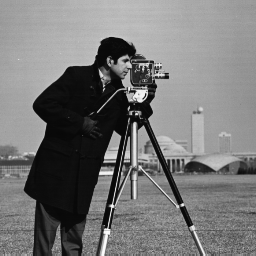
%> input picture data/simulation/cameraman.bmp, 256 x 256 px
$ octave demo_sim_fast.m   (GNU Octave 9; MATLAB toolbox functions it lacks are replaced by stand-ins)
%> lines starting %> are read from the running program, lines starting %| are printed output that depends on the picture
% ========================================================================
% Introduction
% ========================================================================
% This code provides a simple demonstration of lensless on-chip holographic
% imaging using the pixel super-resolution phase retrieval algorithms.
%
% For implementation details, please refer to our papers:
%
%     - Yunhui Gao and Liangcai Cao, "Generalized optimization framework
%       for pixel super-resolution imaging in digital holography,"
%       Optics Express 29, 28805-28823 (2021). [DOI: 10.1364/OE.434449]
%
%     - Yunhui Gao, Feng Yang, and Liangcai Cao, "Pixel Super-Resolution
%       Phase Retrieval for Lensless On-Chip Microscopy via Accelerated
%       Wirtinger Flow," Cells 11, 1999 (2022). [DOI: 10.3390/cells11131999]
%
% For any further questions, please feel free to contact me:
%       Yunhui Gao (gyh21@mails.tsinghua.edu.cn)
% =========================================================================

%%
% =========================================================================
% Data generation
% =========================================================================
clear;clc;
close all;

% load functions
addpath(genpath('./utils'))
addpath(genpath('../src'))

% set parameters
sig = 4;    % down-sampling ratio
m = 256;    % sensor resolution: m x m
n = m*sig;  % sample resolution: n x n
K = 8;      % number of diversity measurements

% load test images
img1 = imresize(im2double(imread('../data/simulation/cameraman.bmp')),[n,n]);
%> img1: size 1024x1024 double; min -0.0366, max 1.02, mean 0.466
img2 = imresize(im2double(imread('../data/simulation/peppers.bmp')),  [n,n]);
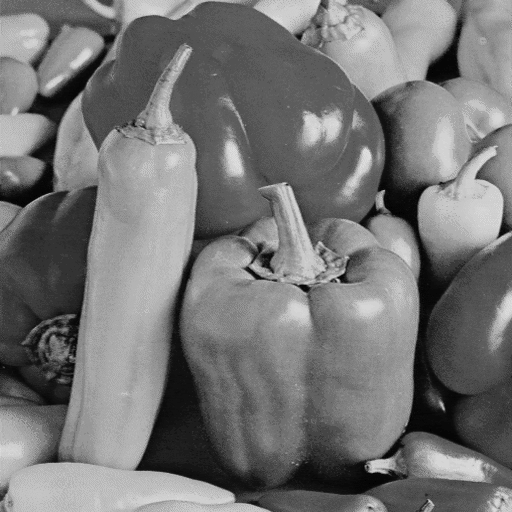
%> input picture data/simulation/peppers.bmp, 512 x 512 px
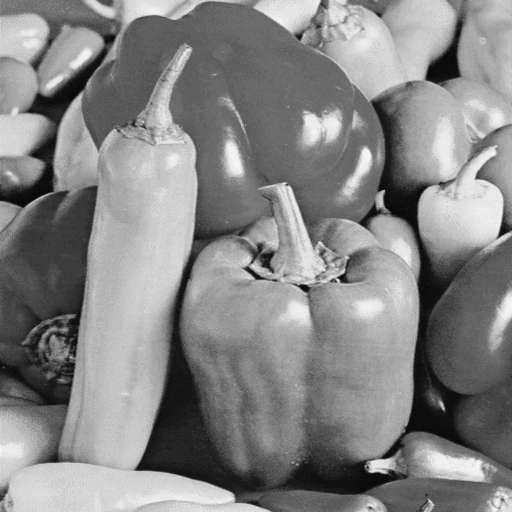
%> img2: size 1024x1024 double (shown at 1/2 size); min -0.0164, max 0.892, mean 0.458; drawn with min black and max white

% sample
x = (0.8*img1+0.2).*exp(1i*pi/2*(img2));

% physical parameters
params.pxsize = 5e-3;                   % pixel size (mm)
params.wavlen = 0.5e-3;                 % wavelength (mm)
params.method = 'Angular Spectrum';     % numerical method
params.dist   = 5;                      % imaging distance (mm)

% zero-pad the object to avoid convolution artifacts
kernelsize = params.dist*params.wavlen/params.pxsize/2; % diffraction kernel size
nullpixels = ceil(kernelsize / params.pxsize);          % number of padding pixels
x = zeropad(x,nullpixels);                              % zero-padded sample

% pre-calculate the transfer functions for diffraction modeling
H_f = fftshift(transfunc(size(x,2),size(x,1), params.dist,params.pxsize,params.wavlen,params.method)); % forward propagation
%> in transfunc, `KX(ind) = 0`:
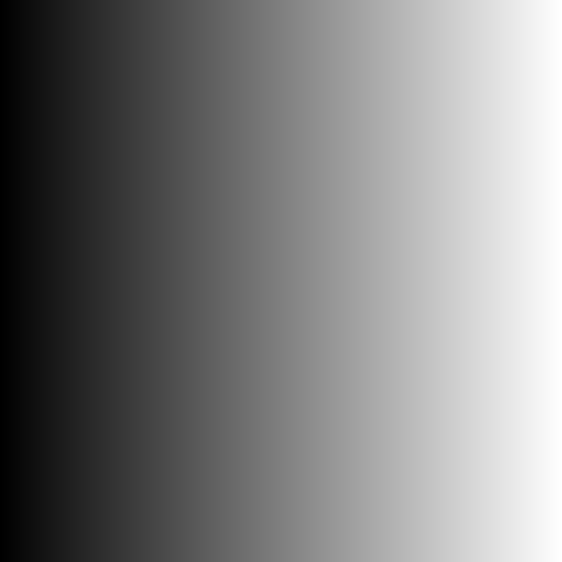
%> KX: size 1124x1124 double (shown at 1/2 size); min -628.3, max 627.2, mean -0.6; drawn with min black and max white
%> in transfunc, `KY(ind) = 0`:
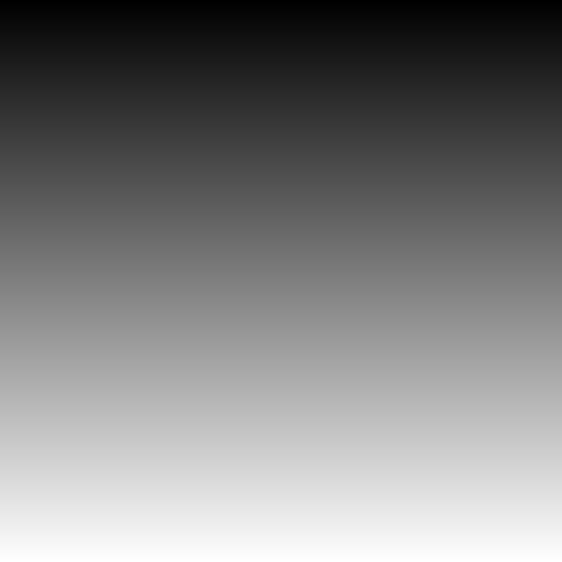
%> KY: size 1124x1124 double (shown at 1/2 size); min -628.3, max 627.2, mean -0.6; mean of the top-left, top-right, bottom-left and bottom-right quarters -314.7, -314.7, 313.6, 313.6; drawn with min black and max white
H_b = fftshift(transfunc(size(x,2),size(x,1),-params.dist,params.pxsize,params.wavlen,params.method)); % backward propagation

% generate modulation patterns
mask = NaN([size(x),K]);
ptsize = sig*1;     % feature size of the modulation patterns
for k = 1:K
    pattern = imresize(rand(size(x)/ptsize),size(x),'bicubic');
    mask(:,:,k) = exp(1i*pi*pattern);
end

% forward model
M  = @(x,k) x.*mask(:,:,k);             % mask modulation
MH = @(x,k) x.*conj(mask(:,:,k));       % Hermitian of M: conjugate mask modulation
H  = @(x,k) ifft2(fft2(x).*H_f);        % forward propagation
HH = @(x,k) ifft2(fft2(x).*H_b);        % Hermitian of H: backward propagation
C  = @(x) imgcrop(x,nullpixels);        % image cropping operation (to model the finite size of the sensor area)
CT = @(x) zeropad(x,nullpixels);        % transpose of C: zero-padding operation
A  = @(x,k) C(H(M(x,k)));               % overall sampling operation
AH = @(x,k) MH(HH(CT(x)),k);            % Hermitian of A

% generate data
rng(0)              % random seed, for reproducibility
noisevar = 0.01;    % noise level
y = NaN(m,m,K);
for k = 1:K
    u = A(x,k);
    y(:,:,k) = max(Sf(abs(u).^2,sig).*(1+noisevar*randn(m,m)),0);    % Gaussian noise
end
%> this loop made 8 passes
%> pass 1, in Sf, `u = u(1:sig:end,1:sig:end);`:
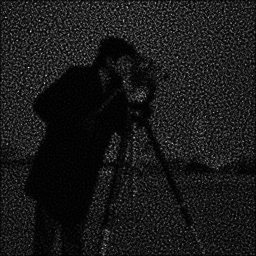
%> u: size 256x256 double; min 0.0413, max 56.48, mean 5.8; drawn with min black and max white

% display measurement
figure
set(gcf,'unit','normalized','position',[0.15,0.3,0.7,0.4])
subplot(1,3,1),imshow(abs(x),[]);colorbar;
%> after `imshow(abs(x),[])`:
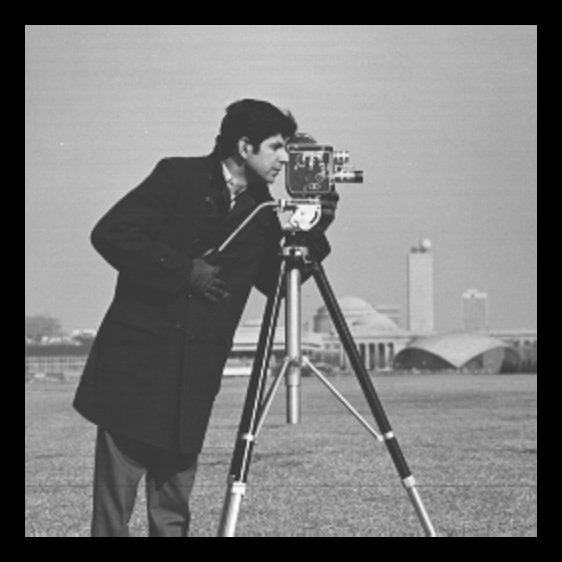
%> displayed picture: size 1124x1124, on the screen's scale of 0 to 255 (shown at 1/2 size); min 0, max 255, mean 119.4
title('Amplitude of the object','interpreter','latex','fontsize',12)
subplot(1,3,2),imshow(angle(x),[]);colorbar;
%> after `imshow(angle(x),[])`:
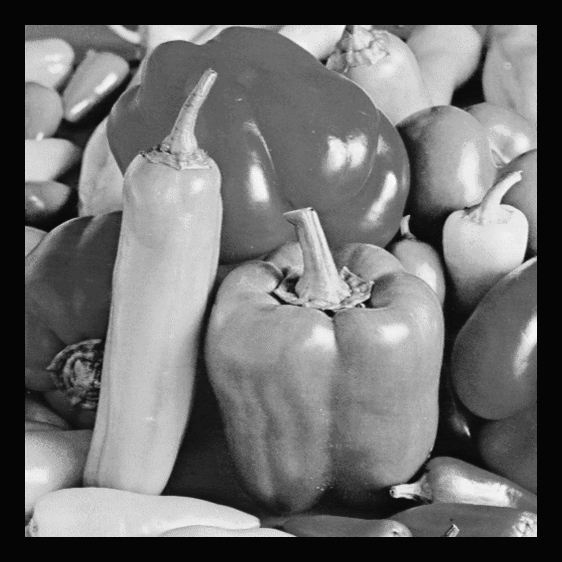
%> displayed picture: size 1124x1124, on the screen's scale of 0 to 255 (shown at 1/2 size); min 0, max 255, mean 111.5
title('Phase of the object','interpreter','latex','fontsize',12)
subplot(1,3,3),imshow(y(:,:,1),[]);colorbar;
title('Intensity measurement','interpreter','latex','fontsize',12)

%%
% =========================================================================
% Pixel super-resolution phase retrieval algorithms
% =========================================================================

gpu = true;

% algorithm settings
x_est = ones(size(x));      % initial guess
lam = 1e-3;                 % regularization parameter
gam = 2;                    % step size (see the paper for details)
n_iters = 50;               % number of iterations (main loop)
n_subiters = 1;             % number of iterations (TV denoising)

% auxilary variables
z_est = x_est;
g_est = zeros(size(x_est));
v_est = zeros(size(x_est,1),size(x_est,2),2);
w_est = zeros(size(x_est,1),size(x_est,2),2);
%> the run ends on the next line

% [81 lines not run here, left out]
% [76 lines left out: functions F, Fk, dF, dFk, not called in this run]


function u = imgcrop(x,cropsize)
% =========================================================================
% Crop the central part of the image.
% -------------------------------------------------------------------------
% Input:    - x        : Original image.
%           - cropsize : Cropping pixel number along each dimension.
% Output:   - u        : Cropped image.
% =========================================================================
u = x(cropsize+1:end-cropsize,cropsize+1:end-cropsize);

end


function u = zeropad(x,padsize)
% =========================================================================
% Zero-pad the image.
% -------------------------------------------------------------------------
% Input:    - x        : Original image.
%           - padsize  : Padding pixel number along each dimension.
% Output:   - u        : Zero-padded image.
% =========================================================================
u = padarray(x,[padsize,padsize],0);

end


function H = transfunc(nx, ny, dist, pxsize, wavlen, method)
% =========================================================================
% Calculate the transfer function of the free-space diffraction.
% -------------------------------------------------------------------------
% Input:    - nx, ny   : The image dimensions.
%           - dist     : Propagation distance.
%           - pxsize   : Pixel (sampling) size.
%           - wavlen   : Wavelength of the light.
%           - method   : Numerical method ('Fresnel' or 'Angular Spectrum').
% Output:   - H        : Transfer function.
% =========================================================================

% sampling in the spatial frequency domain
kx = pi/pxsize*(-1:2/nx:1-2/nx);
ky = pi/pxsize*(-1:2/ny:1-2/ny);
[KX,KY] = meshgrid(kx,ky);

k = 2*pi/wavlen;    % wave number

ind = (KX.^2 + KY.^2 >= k^2);  % remove evanescent orders
KX(ind) = 0; KY(ind) = 0;

if strcmp(method,'Fresnel')
    H = exp(1i*k*dist)*exp(-1i*dist*(KX.^2+KY.^2)/2/k);
elseif strcmp(method,'Angular Spectrum')
    H = exp(1i*dist*sqrt(k^2-KX.^2-KY.^2));
else
    errordlg('Wrong parameter for [method]: must be <Angular Spectrum> or <Fresnel>','Error');
end
end


% [28 lines left out: functions Df, DTf, not called in this run]


function u = Sf(x,sig)
% =========================================================================
% Calculate the down-sampling (pixel binning) operator.
% -------------------------------------------------------------------------
% Input:    - x   : High-resolution 2D image.
%           - sig : Down-sampling ratio (positive integer).
% Output:   - u   : Down-sampled 2D image.
% =========================================================================

u = x;
u(:) = 0;
for r = 0:sig-1
    for c = 0:sig-1
        u(1:sig:end,1:sig:end) = u(1:sig:end,1:sig:end) + x(1+r:sig:end,1+c:sig:end);
    end
end
u = u(1:sig:end,1:sig:end);

end
